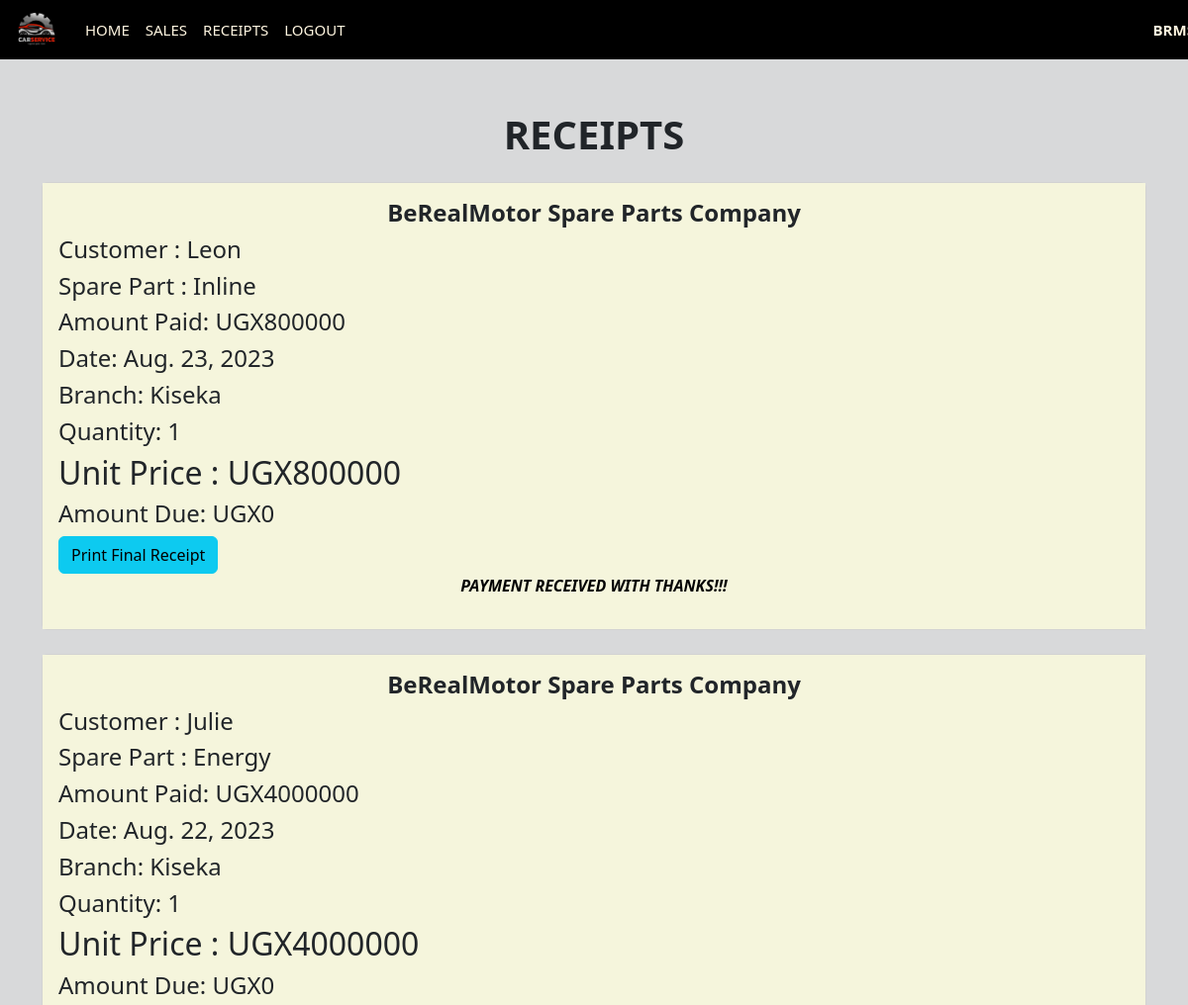
/receipt/ (signed in, upper part), run on an earlier commit of the app's database.
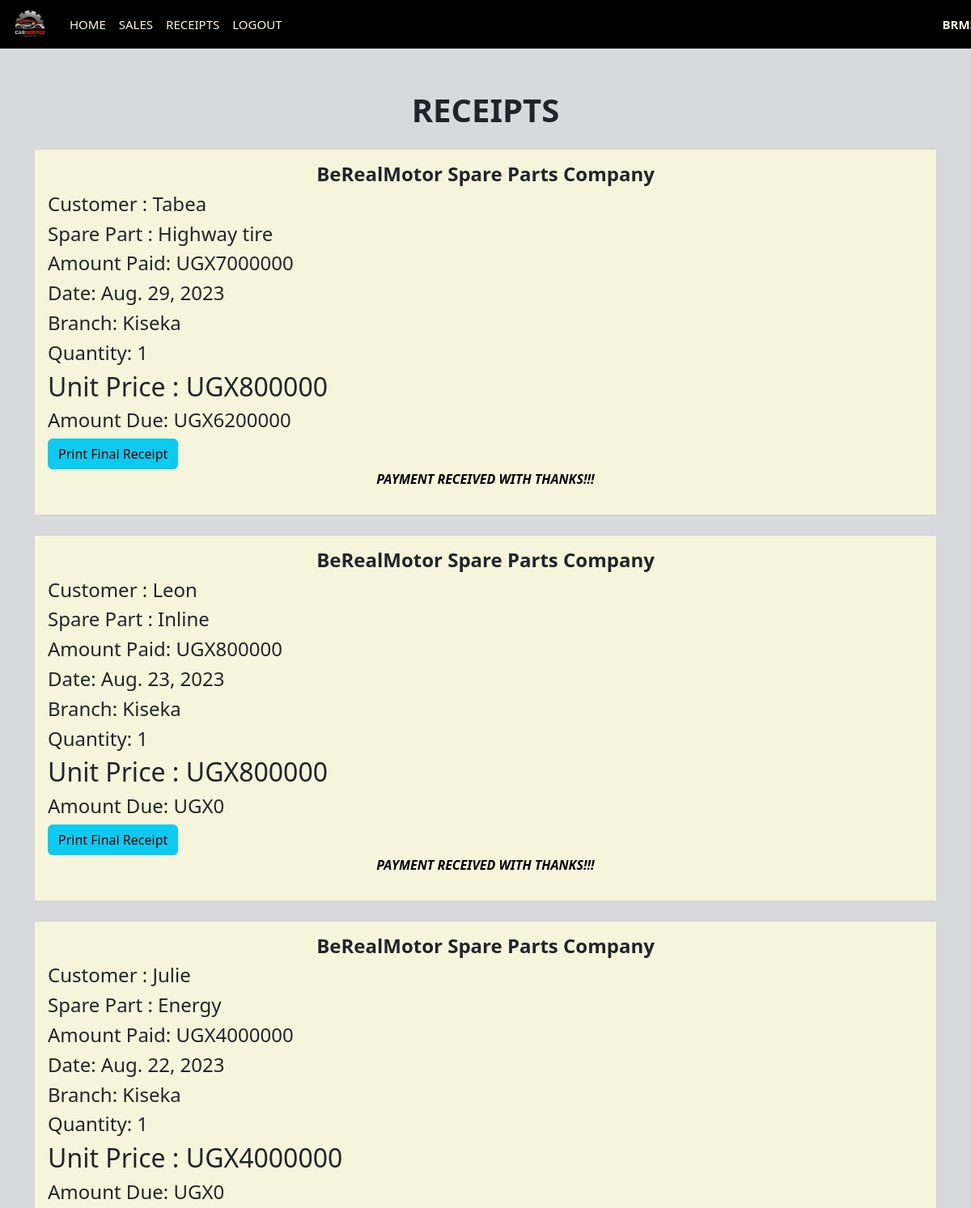
And on a later commit of the database.
### StockApp/models.py (models this page shows, shortened)
class Sale(models.Model):
    part = models.ForeignKey(SparePart,on_delete=models.CASCADE,null=False,blank=False)
    quantity = models.IntegerField(default=0,null=False,blank=False)
    amount_received = models.IntegerField(default=0,null=False,blank=False)
    customer_name = models.CharField(max_length=100,null=False,blank=False)
    unit_price = models.IntegerField(default=0,null=False,blank=False)
    branch_name = models.CharField(max_length=50,null=False,blank=False)
    phone_number = models.CharField(max_length=50,null=False,blank=False)
    part_name = models.CharField(max_length=50,null=False,blank=False)
    date = models.DateField(default=timezone.now)
    def get_total(self):
        total = self.quantity * self.part.unit_price
        return int(total)
    def amount_due(self):
        amount_due = self.get_total() - self.amount_received
        return abs(int(amount_due))

class SparePart(models.Model):
    Category_name = models.ForeignKey(Category,on_delete=models.CASCADE,null=False,blank=False)
    date_of_arrival = models.DateField(default=timezone.now)
    part_name = models.CharField(max_length=50,null=False,blank=False)
    country_of_origin = models.CharField(max_length=50,null=False,blank=False)
    total_quantity = models.IntegerField(default=0,null=False,blank=False,validators=[MinValueValidator(1)])
    issued_quantity = models.IntegerField(default=0,null=False,blank=False)
    received_quantity = models.IntegerField(default=0,null=False,blank=False)
    unit_price = models.IntegerField(default=0,null=False,blank=False)
    branch_name = models.CharField(max_length=50,null=False,blank=False)
    def __str__(self):
        return self.part_name

### StockApp/views.py (the view)
# urls.py: path('receipt/', views.receipt, name='receipt'),
@login_required
def receipt(request):
    sales = Sale.objects.all().order_by('-id')
    return render(request,'ProjectWork/receipt.html',{'sales':sales})

### templates/ProjectWork/receipt.html (shortened to what this page needs)
{% extends 'ProjectWork/base.html'%}
{% block content%}
{% load static %}
<br /><br>
<div class="container" >
  <h1 class="card-header text-center" style="font-weight: bolder;">RECEIPTS</h1><br>
  {% for sale in sales %}
  <div class="card">
    <div class="card-body" style="background-color: beige;">
      <h4 class="card-title" style="text-align: center;font-weight: bolder;">BeRealMotor Spare Parts Company</h4>
      <h4 class="card-title">Customer : {{sale.customer_name | title}}</h4>
      <h4 class="card-text">Spare Part : {{sale.part}}</h4>
      <h4 class="card-text">Amount Paid:  UGX{{ sale.amount_received }}</h4>
      <h4 class="card-text">Date:  {{ sale.date }}</h4>
      <h4 class="card-text">Branch:  {{ sale.branch_name }}</h4>
      <h4 class="card-text">Quantity: {{sale.quantity }}</h4>
      <h2>Unit Price :  UGX{{ sale.get_total }}</h2>
      <div style="flex: 1">
        <h4 class="card-text">Amount Due: UGX{{ sale.amount_due }}</h4>
        <a href="{% url 'receipt_detail' sale.id %}">
          <input type="submit" value="Print Final Receipt" class="btn btn-info" type="button"/>
        </a>
        <div style="text-align: center; font-style: italic; font-weight: bolder; color: black;">
          <p> PAYMENT RECEIVED WITH THANKS!!!</p>
        </div>
      </div>
    </div>
  </div>
  <br />
  {% endfor %}
</div>
{% endblock %}

What changed in the data, as far as the page shows it:
added Sale: customer_name "Tabea", part "Highway tire", amount_received "7000000", date "Aug. 29, 2023", branch_name "Kiseka", quantity "1", get_total "800000", amount_due "6200000"
